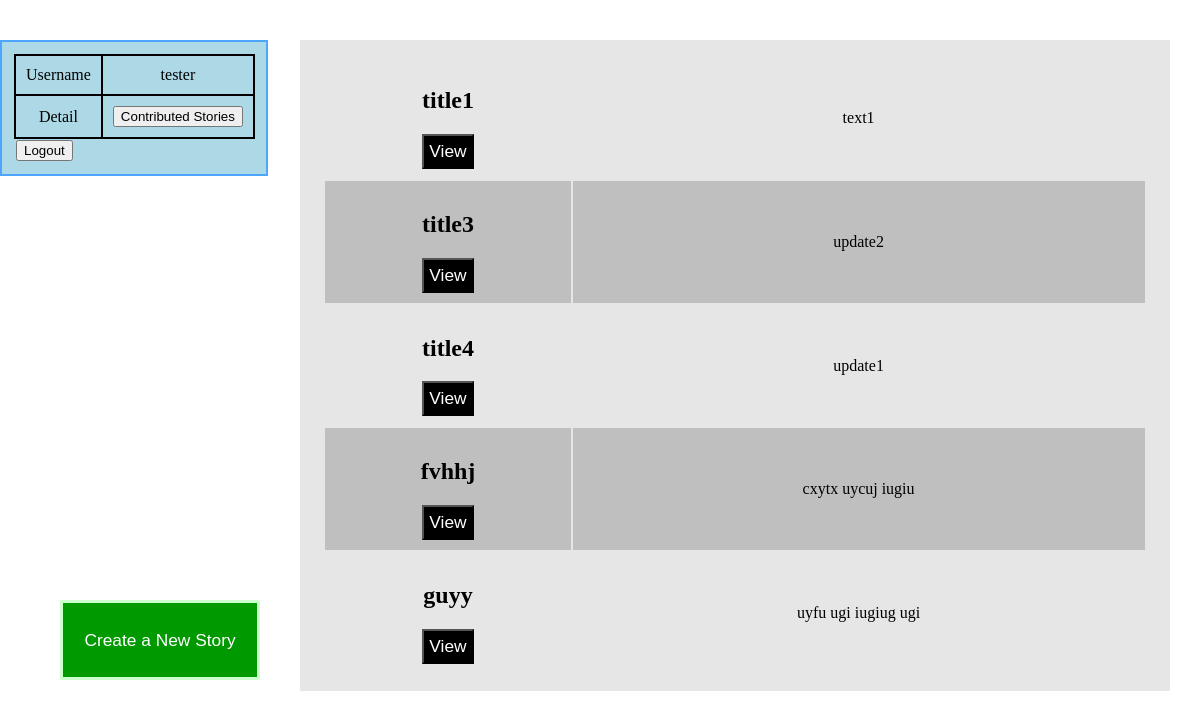
Screenshot of / (signed in) with the database file from the repository.
### tables this page shows
CREATE TABLE stories (storyID INT, title VARCHAR, isOpen INT);

CREATE TABLE updates (storyID INT, username VARCHAR, updateNum INT, text TEXT);

### app.py (the view)
@app.route("/")
def root():
    if session and auth.userCooked(session["user"]):
        data = posts.getFeedData(session["user"])
        return render_template("home.html", data=data, user=session["user"])
    return render_template("login.html")

### utils/auth.py (called while the page is built)
def userCooked(user):
    f = "data/story.db"
    db = sqlite3.connect(f)
    c = db.cursor()
    a = c.execute("SELECT username FROM users")
    for row in a:
        if session and row and user == row[0]:
            return True
    return False

### utils/posts.py (called while the page is built)
def getContributedIDs(username):
    db = sqlite3.connect("data/story.db")
    cursor = db.cursor()
    query = "SELECT storyID FROM updates WHERE username=\"" + username + "\""
    cursor.execute(query)
    fetch = cursor.fetchall()
    data = []
    for i in fetch:
        data.append(i[0])
    return data

### templates/home.html (shortened to what this page needs)
<!DOCTYPE html>
<html>
<div class="user">
<table class="user">
  <tr>
    <td class="user" width="30%"> Username </td>
    <td class="user"> {{ user }} </td>
  </tr>
  <tr>
    <td class="user"> Detail </td>
    <td class="user">
      <form action="/contributed" method="POST">
	<input type="submit" value="Contributed Stories">
      </form>
    </td>
  </tr>
  <tr>
    <td colspan="2"><form action="/logout" method="POST">
	<input type="submit" value="Logout">
    </form></td>
  </tr>
</table>
</div>
<div class="content">
<table class="content">
  {% for dic in data %}
  <tr class="content">
    <td class="content" width="30%">
      <h2>{{ dic["title"] }}</h2>
      <form action="/viewstory" method="POST">
	<input type="submit" class="view" value="View">
      </form>
    </td>
    <td class="content">
      {{ dic["text"] }}
    </td>
  </tr>
  {% endfor %}
</table>
</div>
<div class="new">
  <form action="/newstory">
    <input type="submit" class="new" value="Create a New Story">
  </form>
</div>
</html>

### templates/home.html (style rules this page uses)
div.user { position: fixed; top: 5%; left: 0; background: lightblue; width: 20%; border: 2px solid; border-color: #4da6ff; padding: 1%; }
table.user { width: 90%; margin-left: auto; margin-right: auto; border-collapse: collapse; }
td.user { border: 2px solid black; padding: 10px; text-align: center; }
div.content { position: fixed; max-height: 80%; width: 70%; background: #e6e6e6; padding: 15px; top: 5%; left: 25%; overflow-y:scroll; }
table.content { width: 98%; margin-left: auto; margin-right: auto; }
td.content { text-align: center; padding: 10px; }
tr.content:nth-child(even) { background-color: #bfbfbf; }
input.view { color: white; background-color: black; font-size: 13pt; padding: 5px; }
div.new { position: fixed; bottom: 15%; left: 5%; }
input.new { width: 200px; height: 80px; color: white; font-size: 13pt; background-color: #009900; border: 3px solid #ccffcc; padding:2px; }

### rows the page displays
stories: title "title1"
updates: text "text1"
stories: title "title3"
updates: text "update2"
stories: title "title4"
updates: text "update1"
stories: title "fvhhj"
updates: text "cxytx uycuj iugiu"
stories: title "guyy"
updates: text "uyfu ugi iugiug ugi"

### other values shown
{{ user }} "tester"
